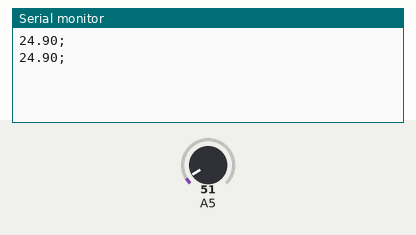
A sketch run on a simulated Arduino Uno, built with avr-gcc and run on an emulated ATmega328P. Parts: the last lines printed to the serial monitor. The test bench sets the inputs (shaded band); at power-on: A5 = 51.

Above: at 1.8 s.
1.9 s: A5 set to 61
At 2.8 s:
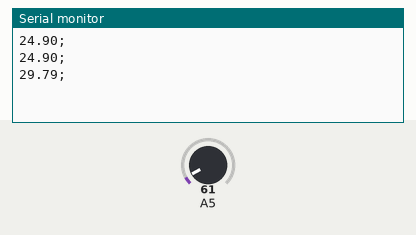
3.4 s: A5 set to 71
At 4.8 s:
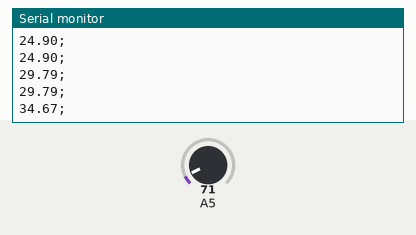
Timing chart, 0 to 6.4 s (numbered marks = the images above; inputs shaded):
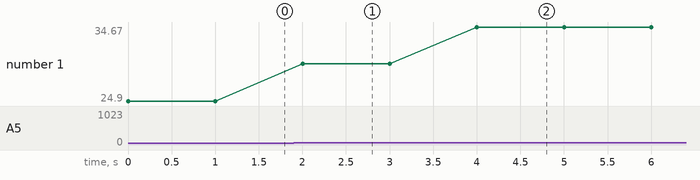

Measured:
- after the input at 1.9 s, the serial monitor: prints a new line after 0.10 s (image 1)
- after the input at 3.4 s, the serial monitor: prints a new line after 0.60 s (image 2)
- plotted number 1: 24.9 → 29.79 after the input at 1.9 s, 29.79 → 34.67 after the input at 3.4 s

The sketch:

TresThermoSensors.ino
```cpp
#include <math.h>

void setup() {
   Serial.begin(9600);
}
void loop() {

  float temp_LM35 = analogRead(5)*0.48828125;

  Serial.print(temp_LM35);
  Serial.print(";");

  Serial.println();
  delay(1000);
}
```
